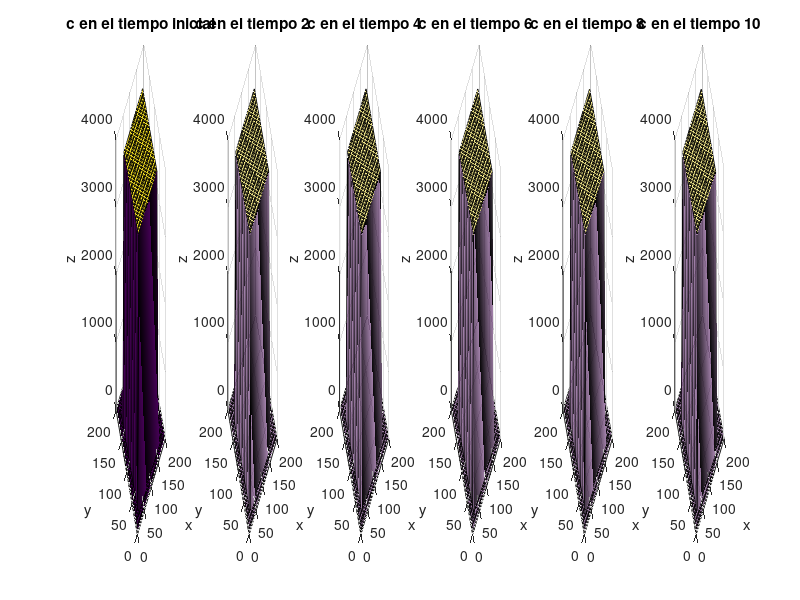

MATLAB code for this plot:
%%Modelo de proliferación-invasión 2D

% c_t = Dif*(c_xx + c_yy) + g
% donde 0 <= x <= M, 0 <= y <= N, t>0,
% Dif es el coeficiente de difusión,
% g denota la función de crecimiento y tratamiento (en caso de tener
% alguno)

% Condiciones de frontera 
% c(0,y,t) = a1(t);  %0
% c(M,y,t) = b1(t);  %0
% c(x,0,t) = a2(t);  %0
% c(x,N,t) = b2(t);  %0

% Condiciones de inicio
% c(x,y,0) = h(x,y);  %4000

%% Discretización de la ecuación en 2D

% c^(k+1)_(i,j) = c^(k)_(i,j) + Dif*dt*(c^(k)_(i+1,j) - 2*c^(k)_(i,j) + c^(k)_(i-1,j))/dx^2 +
% Dif*dt*(c^(k)_(i,j+1) - 2*c^(k)_(i,j) + c^(k)_(i,j-1))/dy^2 + g^(k)_(i,j)

%% Clear all variables
clear; clc; clf;

%% Inicialización de los parámetros

dif = 0.003; % Coeficiente de difusión
r = 0.012;
g = @(c) 0; % r*c;

%Condiones de frontera
a1 = @(t) 0;
b1 = @(t) 0;
a2 = @(t) 0;
b2 = @(t) 0;

%Condiciones de inicio
h = @(x,y) 4000;

%Parámetros de discretización sobre el dominio del espacio
M = 200;  %Tamaño del dominio sobre x
N = 200;  %Tamaño del dominio sobre y
mx = 30;  %Número de puntos para la discretización sobre x
ny = 30;  %Número de puntos para la discretización sobre y
dx = M/(mx+1);   %Distancia entre los puntos interiores sobre x
dy = N/(ny+1);   %Distancia entre los puntos interiores sobre y

%Parámetros de discretización sobre el dominio del tiempo
T = 10;   %Tiempo total transcurrido (Número de días)
dt = 0.01; %Tamaño de paso de tiempo;

%Condición de estabilidad
if dt/dx >= 1/sqrt(2)     %para dx=dy     %dt/dx >= sqrt(3/8); 
    fprintf('No se cumple la condión de estabilidad');
    return
end

%% Desarrollo del problema

% Discretización del dominio espacial
x = linspace(0,M,mx+1);              % Se crea la malla espacial en x.
y = linspace(0,N,ny+1);              % Se crea la malla espacial en y.
[x,y] = meshgrid(x,y);             % Se cre la malla espacial

% Condiciones de inicio
c = zeros(mx+1,ny+1);
for i=5:25 %2:mx
    for j=5:25 %2:ny
        c(i,j) = h(x(i,j),y(i,j));
    end 
end

% Condiciones de frontera
for j=1:ny+1
    c(1,j) = a1(0);
    c(mx+1,j) = b1(0);
end
for i=1:mx+1
    c(i,1) = a2(0);
    c(i,ny+1) = b2(0);
end

%% Grafica del problema con CI
posPlot = 1;
subplot(1,6,posPlot)
surf(x,y,c) 
xlabel('x')
ylabel('y')
zlabel('z')
title('c en el tiempo inicial')

%% Iteraciones sobre el tiempo
c_approx = zeros(mx+1,ny+1);
for t=0:dt:T
    
    for i=2:mx
        for j=2:ny
            c_approx(i,j) = c(i,j) + (dif*dt/dx^2)*(c(i+1,j) - 2*c(i,j) + c(i-1,j)) + (dif*dt/dy^2)*(c(i,j+1) - 2*c(i,j) + c(i,j-1)) + g(c(i,j));
        end 
    end
    
    % Agregamos condiciones de frontera
    for j=1:ny
        c_approx(1,j) = a1(t);
        c_approx(mx+1,j) = b1(t);
    end
    for i=1:mx
        c_approx(i,1) = a2(t);
        c_approx(i,ny+1) = b2(t);
    end
    
    % Graficamos 
    mdt = T/5;
    csp = mod(t,mdt);
    if csp == 0 && t ~= 0 && posPlot < 6
        posPlot = posPlot +1;
        subplot(1,6,posPlot)
        surf(x,y,c_approx,'FaceAlpha',0.5)
        xlabel('x')
        ylabel('y')
        zlabel('z')
        title(['c en el tiempo ', num2str(t)])
    end
    
    % Transferir la solución a c
    c(2:mx,2:ny) = c_approx(2:mx,2:ny);
   
end
    
% Grafica de resultados


